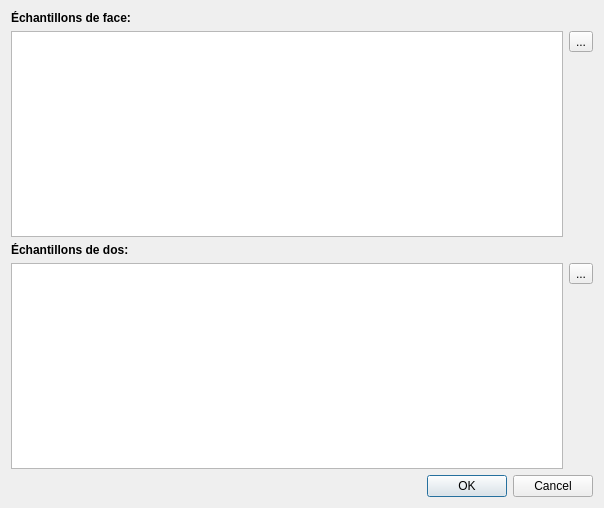
<ui version="4.0" >
 <class>NewSample</class>
 <widget class="QDialog" name="NewSample" >
  <property name="geometry" >
   <rect>
    <x>0</x>
    <y>0</y>
    <width>604</width>
    <height>508</height>
   </rect>
  </property>
  <property name="windowTitle" >
   <string>Ajouter de nouveaux échantillons</string>
  </property>
  <layout class="QVBoxLayout" >
   <item>
    <layout class="QVBoxLayout" >
     <item>
      <layout class="QGridLayout" >
       <item row="0" column="0" colspan="2" >
        <widget class="QLabel" name="label" >
         <property name="font" >
          <font>
           <weight>75</weight>
           <bold>true</bold>
          </font>
         </property>
         <property name="text" >
          <string>Échantillons de face:</string>
         </property>
        </widget>
       </item>
       <item rowspan="2" row="1" column="0" >
        <widget class="QListWidget" name="frontList" />
       </item>
       <item row="1" column="1" >
        <widget class="QToolButton" name="selFront" >
         <property name="text" >
          <string>...</string>
         </property>
        </widget>
       </item>
       <item row="2" column="1" >
        <spacer>
         <property name="orientation" >
          <enum>Qt::Vertical</enum>
         </property>
         <property name="sizeHint" >
          <size>
           <width>20</width>
           <height>101</height>
          </size>
         </property>
        </spacer>
       </item>
      </layout>
     </item>
     <item>
      <layout class="QGridLayout" >
       <item row="0" column="0" colspan="2" >
        <widget class="QLabel" name="label_2" >
         <property name="font" >
          <font>
           <weight>75</weight>
           <bold>true</bold>
          </font>
         </property>
         <property name="text" >
          <string>Échantillons de dos:</string>
         </property>
        </widget>
       </item>
       <item rowspan="2" row="1" column="0" >
        <widget class="QListWidget" name="backList" />
       </item>
       <item row="1" column="1" >
        <widget class="QToolButton" name="selBack" >
         <property name="text" >
          <string>...</string>
         </property>
        </widget>
       </item>
       <item row="2" column="1" >
        <spacer>
         <property name="orientation" >
          <enum>Qt::Vertical</enum>
         </property>
         <property name="sizeHint" >
          <size>
           <width>20</width>
           <height>91</height>
          </size>
         </property>
        </spacer>
       </item>
      </layout>
     </item>
     <item>
      <widget class="QDialogButtonBox" name="buttonBox" >
       <property name="orientation" >
        <enum>Qt::Horizontal</enum>
       </property>
       <property name="standardButtons" >
        <set>QDialogButtonBox::Cancel|QDialogButtonBox::NoButton|QDialogButtonBox::Ok</set>
       </property>
      </widget>
     </item>
    </layout>
   </item>
  </layout>
 </widget>
 <resources/>
 <connections>
  <connection>
   <sender>buttonBox</sender>
   <signal>accepted()</signal>
   <receiver>NewSample</receiver>
   <slot>accept()</slot>
   <hints>
    <hint type="sourcelabel" >
     <x>248</x>
     <y>254</y>
    </hint>
    <hint type="destinationlabel" >
     <x>157</x>
     <y>274</y>
    </hint>
   </hints>
  </connection>
  <connection>
   <sender>buttonBox</sender>
   <signal>rejected()</signal>
   <receiver>NewSample</receiver>
   <slot>reject()</slot>
   <hints>
    <hint type="sourcelabel" >
     <x>316</x>
     <y>260</y>
    </hint>
    <hint type="destinationlabel" >
     <x>286</x>
     <y>274</y>
    </hint>
   </hints>
  </connection>
 </connections>
</ui>
